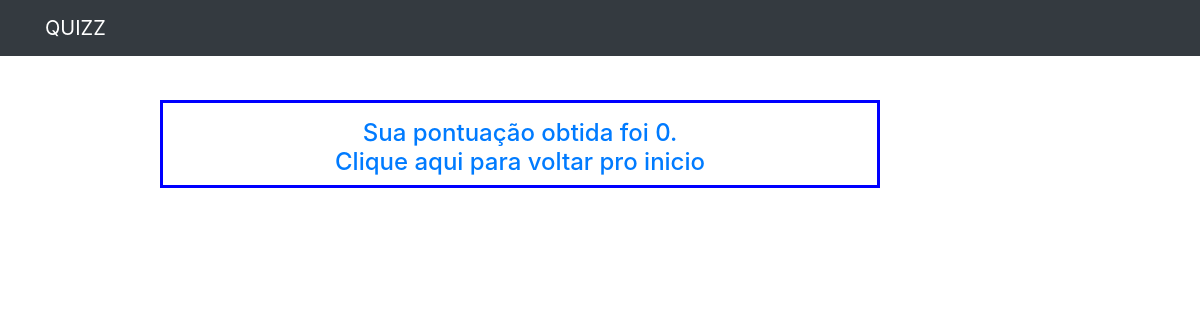
The page /resultado on the database as committed earlier.
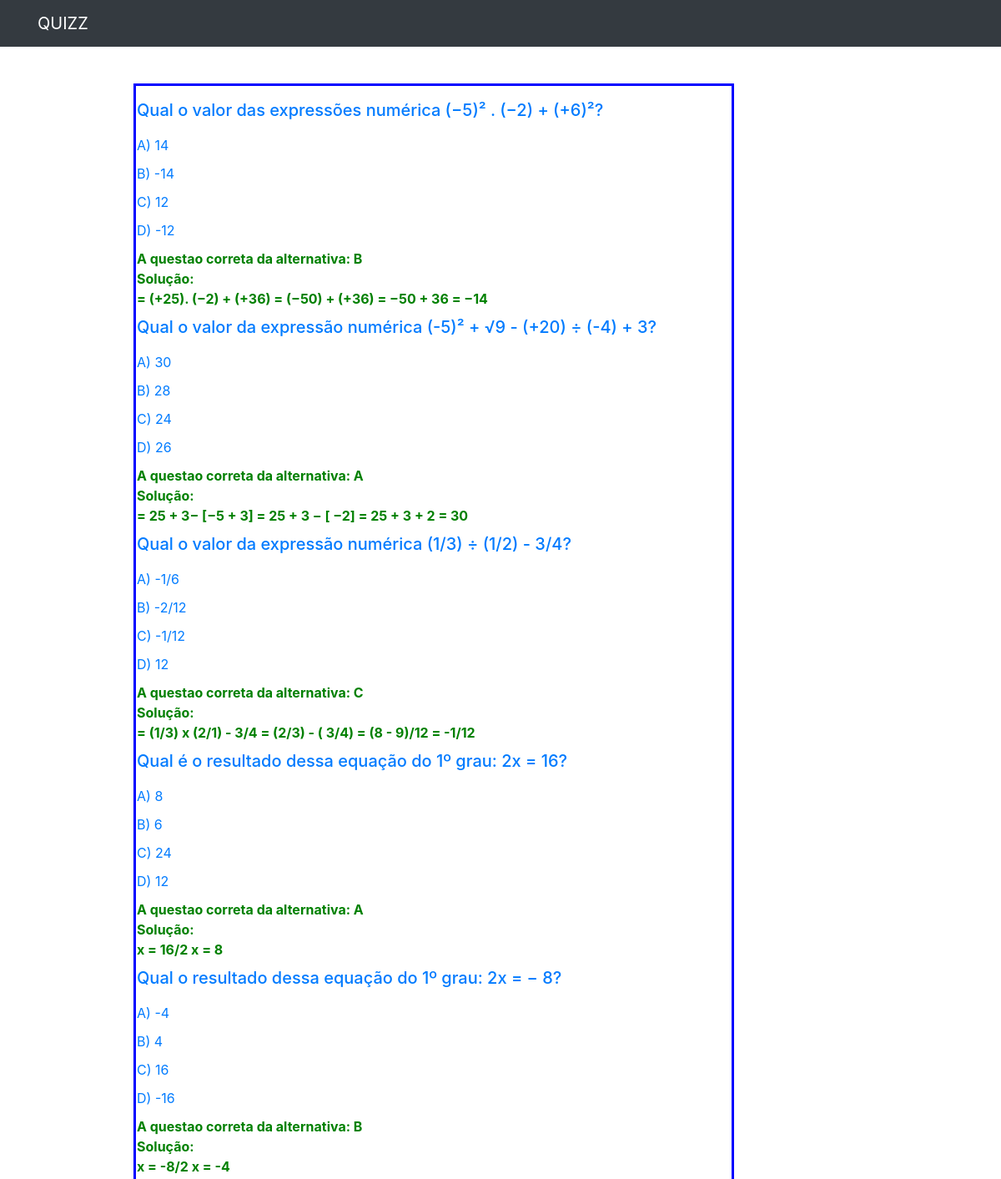
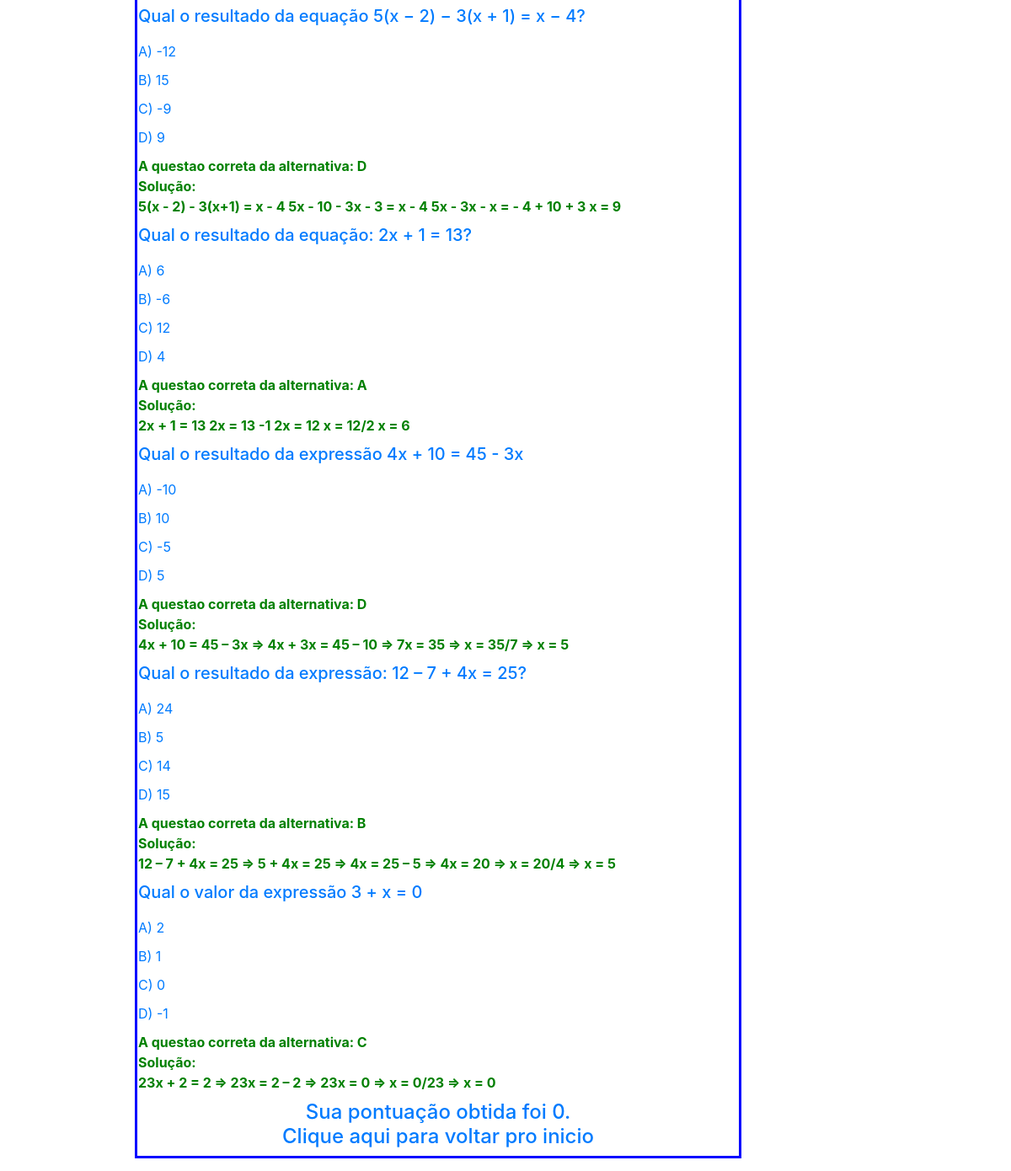
The same page on the database as committed later (2 pictures, top to bottom).
### core/models.py (models this page shows, shortened)
class BaseModel(models.Model):
    objects = models.Manager()
    class Meta:
        abstract = True

class Question(BaseModel):
    pergunta = models.TextField('Pergunta')
    correta = models.CharField('Questao correta', max_length=1)
    solucao = models.TextField('solucao')
    nivel = models.IntegerField('nivel')
    a = models.TextField()
    b = models.TextField()
    c = models.TextField()
    d = models.TextField()

### core/views.py (the view)
# urls.py: path('resultado', resultado, name="resultado"),
def resultado(request):
    score = 0
    if len(resposta_jogador) <= (len(list_correta)):  # caso a quantidade de resposta for igual ou menor a de perguntas
        for i in range(len(resposta_jogador)):
            if resposta_jogador[i] == list_correta[i]:  # comparo a resposta do jogador com a lista de resposta certa
                score += 1
    context = {
        'score': score,
        'resposta_jogador': resposta_jogador,
        'questions': question_global,
    }
    return render(request, 'resultado.html', context)

### core/templates/resultado.html (shortened to what this page needs)
{% load bootstrap4 %}
<!DOCTYPE html>
<html lang="en">
    <head>
            {%bootstrap_css%}
    </head>
    <body>
        <div class="navbar navbar-expand-lg fixed-top  navbar-dark bg-dark" style="">
            <div class="container">
                <a href="../" class="navbar-brand"><font style="vertical-align: inherit;"><font style="vertical-align: inherit;">QUIZZ</font></font></a>
            </div>
        </div>
            <div class = "container1">
                {% for question in questions %}
                <table>
                    <tr><td><label class ="text-primary"><h5>{{question.pergunta}}</h5></label></td></tr>
                    <tr><td><label class ="text-primary"> A) {{question.a}}</label></td></tr>
                    <tr><td><label class ="text-primary">B) {{question.b}}</label></td></tr>
                    <tr><td><label class ="text-primary">C) {{question.c}}</label></td></tr><tr>
                    <td><label class ="text-primary">D) {{question.d}}</label></td></tr>
                    <tr><td><label id ="correta" class ="rb" style="color: green"><b> A questao correta da alternativa: {{question.correta}} <br> Solução:<br> {{question.solucao}}</b></label></td></tr>
                </table>
                {%endfor%}
                 <center>
                   <a href="../"><h4>Sua pontuação obtida foi {{score}}. <br> Clique aqui para voltar pro inicio</h4></a>
                 </center>
            </div>
    </body>
</html>

### core/templates/resultado.html (style rules this page uses)
.container1 { width: 60%;margin: 100px 160px;box-sizing: border-box; border: 3px solid blue; display: block; justify-content: center; align-items: center; flex-wrap: wrap; padding-top: 1rem; }

Rows that differ between the two databases and show on the page:
added Question: pergunta "Qual o valor das expressões numérica (−5)² . (−2) + (+6)²?", a "14", b "-14", c "12", d "-12", correta "B", solucao "= (+25). (−2) + (+36) = (−50) + (+36) = −50 + 36 = −14"
added Question: pergunta "Qual o valor da expressão numérica (-5)² + √9 - (+20) ÷ (-4) + 3?", a "30", b "28", c "24", d "26", correta "A", solucao "= 25 + 3− [−5 + 3] = 25 + 3 − [ −2] = 25 + 3 + 2 = 30"
added Question: pergunta "Qual o valor da expressão numérica (1/3) ÷ (1/2) - 3/4?", a "-1/6", b "-2/12", c "-1/12", d "12", correta "C", solucao "= (1/3) x (2/1) - 3/4 = (2/3) - ( 3/4) = (8 - 9)/12 = -1/12"
added Question: pergunta "Qual é o resultado dessa equação do 1º grau: 2x = 16?", a "8", b "6", c "24", d "12", correta "A", solucao "x = 16/2 x = 8"
added Question: pergunta "Qual o resultado dessa equação do 1º grau: 2x = − 8?", a "-4", b "4", c "16", d "-16", correta "B", solucao "x = -8/2 x = -4"
added Question: pergunta "Qual o resultado da equação 5(x − 2) − 3(x + 1) = x − 4?", a "-12", b "15", c "-9", d "9", correta "D", solucao "5(x - 2) - 3(x+1) = x - 4 5x - 10 - 3x - 3 = x - 4 5x - 3x - x = - 4 + 10 + 3 x = 9"
added Question: pergunta "Qual o resultado da equação: 2x + 1 = 13?", a "6", b "-6", c "12", d "4", correta "A", solucao "2x + 1 = 13 2x = 13 -1 2x = 12 x = 12/2 x = 6"
added Question: pergunta "Qual o resultado da expressão 4x + 10 = 45 - 3x", a "-10", b "10", c "-5", d "5", correta "D", solucao "4x + 10 = 45 – 3x ⇒ 4x + 3x = 45 – 10 ⇒ 7x = 35 ⇒ x = 35/7 ⇒ x = 5"
added Question: pergunta "Qual o resultado da expressão: 12 – 7 + 4x = 25?", a "24", b "5", c "14", d "15", correta "B", solucao "12 – 7 + 4x = 25 ⇒ 5 + 4x = 25 ⇒ 4x = 25 – 5 ⇒ 4x = 20 ⇒ x = 20/4 ⇒ x = 5"
added Question: pergunta "Qual o valor da expressão 3 + x = 0", a "2", b "1", c "0", d "-1", correta "C", solucao "23x + 2 = 2 ⇒ 23x = 2 – 2 ⇒ 23x = 0 ⇒ x = 0/23 ⇒ x = 0"
